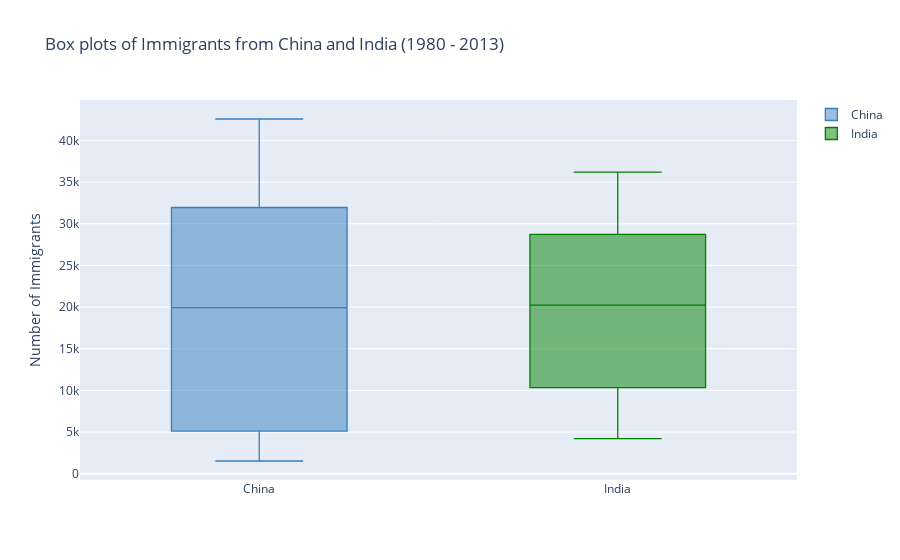

The code cell stored with this chart in its notebook:
### Markdown cell above
# using plotly and cufflinks

### Code cell
# Create the box plot
box_plot = df_CI.iplot(kind='box', 
                       layout=dict(title='Box plots of Immigrants from China and India (1980 - 2013)', 
                                   yaxis=dict(title='Number of Immigrants')), 
                       colors=['blue', 'green'], 
                       asFigure=True)

# Show the plot
box_plot.show()

### Figure 1 — Plotly figure (JSON) as saved in the notebook; plotly's stock layout.template omitted (floating-point values rounded to 4 significant figures)
{"data": [{"boxpoints": false, "line": {"width": 1.3}, "marker": {"color": "rgba(55, 128, 191, 1.0)"}, "name": "China", "orientation": "v", "type": "box", "y": [5123, 6682, 3308, 1863, 1527, 1816, 1960, 2643, 2758, 4323, 8076, 14255, 10846, 9817, 13128, 14398, 19415, 20475, 21049, 30069, 35529, 36434, 31961, 36439, 36619, 42584, 33518, 27642, 30037, 29622, 30391, 28502, 33024, 34129]}, {"boxpoints": false, "line": {"width": 1.3}, "marker": {"color": "rgba(0, 128, 0, 1.0)"}, "name": "India", "orientation": "v", "type": "box", "y": [8880, 8670, 8147, 7338, 5704, 4211, 7150, 10189, 11522, 10343, 12041, 13734, 13673, 21496, 18620, 18489, 23859, 22268, 17241, 18974, 28572, 31223, 31889, 27155, 28235, 36210, 33848, 28742, 28261, 29456, 34235, 27509, 30933, 33087]}], "layout": {"title": {"text": "Box plots of Immigrants from China and India (1980 - 2013)"}, "yaxis": {"title": {"text": "Number of Immigrants"}}}}
